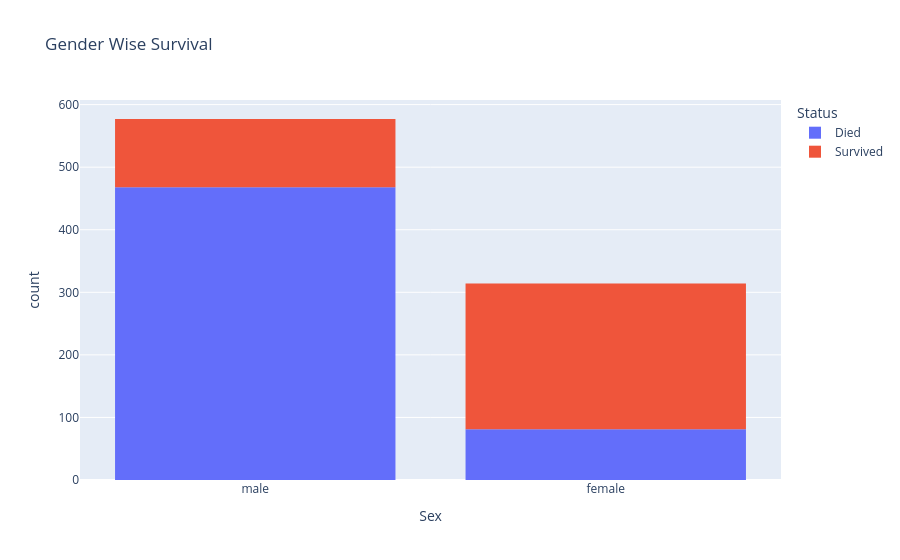

The code cell stored with this chart in its notebook:
### Code cell
# Interactive Survival Chart Gender Wise

import plotly.express as px

fig = px.histogram(df, x = 'Sex', color = 'Status', title = 'Gender Wise Survival')
fig.show()

### Figure 1 — Plotly figure (JSON) as saved in the notebook; plotly's stock layout.template omitted (floating-point values rounded to 4 significant figures; data arrays with more than 128 entries replaced by an {"elided": "..."} marker saying what was removed)
{"data": [{"bingroup": "x", "hovertemplate": "Status=Died<br>Sex=%{x}<br>count=%{y}<extra></extra>", "legendgroup": "Died", "marker": {"color": "#636efa", "pattern": {"shape": ""}}, "name": "Died", "orientation": "v", "showlegend": true, "type": "histogram", "x": {"elided": "549 str values"}, "xaxis": "x", "yaxis": "y"}, {"bingroup": "x", "hovertemplate": "Status=Survived<br>Sex=%{x}<br>count=%{y}<extra></extra>", "legendgroup": "Survived", "marker": {"color": "#EF553B", "pattern": {"shape": ""}}, "name": "Survived", "orientation": "v", "showlegend": true, "type": "histogram", "x": {"elided": "342 str values"}, "xaxis": "x", "yaxis": "y"}], "layout": {"barmode": "relative", "legend": {"title": {"text": "Status"}, "tracegroupgap": 0}, "title": {"text": "Gender Wise Survival"}, "xaxis": {"anchor": "y", "domain": [0, 1], "title": {"text": "Sex"}}, "yaxis": {"anchor": "x", "domain": [0, 1], "title": {"text": "count"}}}}
